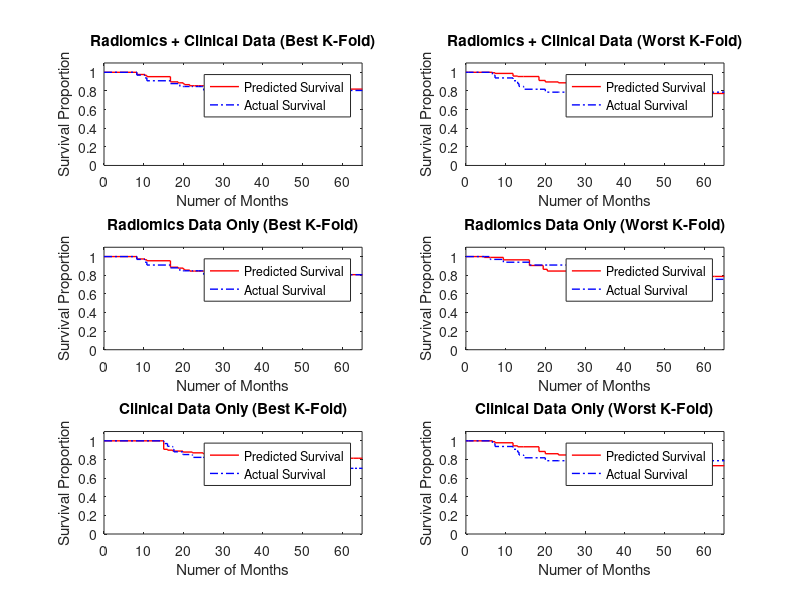

Write MATLAB code to recreate this figure. (Note: this script raises an error after producing the figure.)
% making nice figures
both = load('complete_and_radiomics.csv_preds.mat').data;
rads = load('radiomics_only.csv_preds.mat').data;
clin = load('complete_vars_only.csv_preds.mat').data;

ymax = 1.1;
xmax = 65;
    
%best K-Fold

figure(1)
set(gcf,'color','white')

subplot(3,2,1)
k = 4;
stairs(cell2mat(clin(k,3)),cell2mat(clin(k,2)),'-r','LineWidth',1);
hold on
stairs(cell2mat(clin(k,3)),cell2mat(clin(k,1)),'-.b','LineWidth',1);
title('Radiomics + Clinical Data (Best K-Fold)')
xlabel('Numer of Months')
ylabel('Survival Proportion')
legend('Predicted Survival','Actual Survival')
ylim([0,ymax])
xlim([0,xmax])
yticks([0.0, 0.2, 0.4, 0.6, 0.8, 1.0])
hold off

subplot(3,2,2)
k = 1;
stairs(cell2mat(clin(k,3)),cell2mat(clin(k,2)),'-r','LineWidth',1);
hold on
stairs(cell2mat(clin(k,3)),cell2mat(clin(k,1)),'-.b','LineWidth',1);
title('Radiomics + Clinical Data (Worst K-Fold)')
xlabel('Numer of Months')
ylabel('Survival Proportion')
legend('Predicted Survival','Actual Survival')
ylim([0,ymax])
xlim([0,xmax])
yticks([0.0, 0.2, 0.4, 0.6, 0.8, 1.0])
hold off

subplot(3,2,3)
k = 4;
stairs(cell2mat(rads(k,3)),cell2mat(rads(k,2)),'-r','LineWidth',1);
hold on
stairs(cell2mat(rads(k,3)),cell2mat(rads(k,1)),'-.b','LineWidth',1);
title('Radiomics Data Only (Best K-Fold)')
xlabel('Numer of Months')
ylabel('Survival Proportion')
legend('Predicted Survival','Actual Survival')
ylim([0,ymax])
xlim([0,xmax])
yticks([0.0, 0.2, 0.4, 0.6, 0.8, 1.0])
hold off

subplot(3,2,4)
k = 2;
stairs(cell2mat(clin(k,3)),cell2mat(clin(k,2)),'-r','LineWidth',1);
hold on
stairs(cell2mat(clin(k,3)),cell2mat(clin(k,1)),'-.b','LineWidth',1);
title('Radiomics Data Only (Worst K-Fold)')
xlabel('Numer of Months')
ylabel('Survival Proportion')
legend('Predicted Survival','Actual Survival')
ylim([0,ymax])
xlim([0,xmax])
yticks([0.0, 0.2, 0.4, 0.6, 0.8, 1.0])
hold off

subplot(3,2,5)
k = 3;
stairs(cell2mat(both(k,3)),cell2mat(both(k,2)),'-r','LineWidth',1);
hold on
stairs(cell2mat(both(k,3)),cell2mat(both(k,1)),'-.b','LineWidth',1);
title('Clinical Data Only (Best K-Fold)')
xlabel('Numer of Months')
ylabel('Survival Proportion')
legend('Predicted Survival','Actual Survival')
ylim([0,ymax])
xlim([0,xmax])
yticks([0.0, 0.2, 0.4, 0.6, 0.8, 1.0])
hold off

subplot(3,2,6)
k = 1;
stairs(cell2mat(both(k,3)),cell2mat(both(k,2)),'-r','LineWidth',1);
hold on
stairs(cell2mat(both(k,3)),cell2mat(both(k,1)),'-.b','LineWidth',1);
title('Clinical Data Only (Worst K-Fold)')
xlabel('Numer of Months')
ylabel('Survival Proportion')
legend('Predicted Survival','Actual Survival')
ylim([0,ymax])
xlim([0,xmax])
yticks([0.0, 0.2, 0.4, 0.6, 0.8, 1.0])
hold off

sgtitle('Predicted and Actual Survival (Freedom From Local Progression)') 
